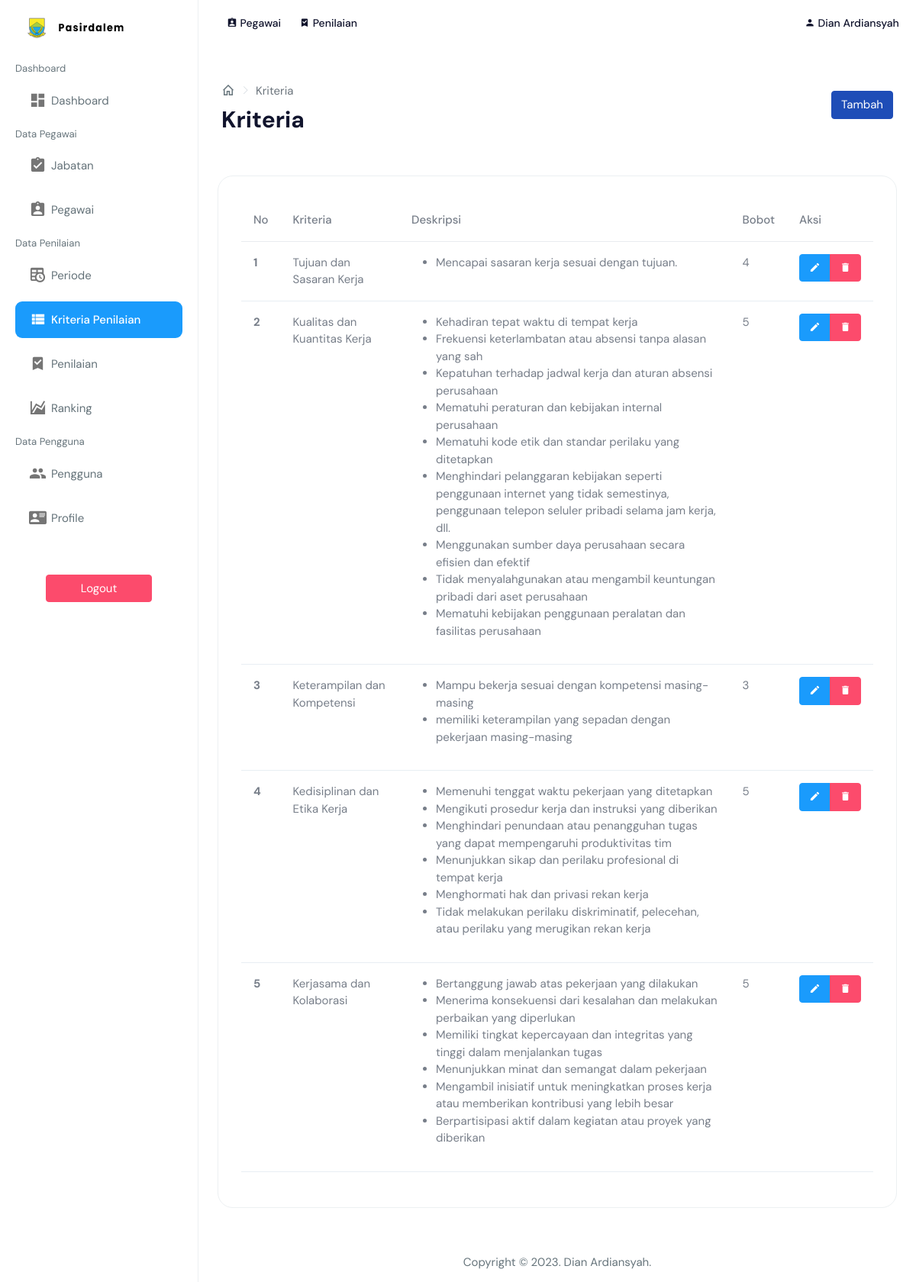
The app's page /view_penilaian/kriteria.php (signed in) with its own data.
### tables this page shows
CREATE TABLE `users` (
  `id_user` int(11) NOT NULL,
  `nama` varchar(255) NOT NULL,
  `username` varchar(255) NOT NULL,
  `password` varchar(255) NOT NULL,
  `jabatan_id` int(11) NOT NULL,
  `role_id` int(11) NOT NULL,
  `date_created` date NOT NULL,
  `is_active` int(11) NOT NULL
);

CREATE TABLE `kriteria` (
  `id_kriteria` int(11) NOT NULL,
  `kriteria` varchar(255) NOT NULL,
  `deskripsi` text NOT NULL,
  `bobot` int(11) NOT NULL
);

### functions.php (called while the page is built, shortened)
<?php
$conn = mysqli_connect("localhost", "root", "", "db_sikijawa");
function query($query)
{
    global $conn;
    $result = mysqli_query($conn, $query);
    $rows = [];
    while ($row = mysqli_fetch_assoc($result)) {
        $rows[] = $row;
    }
    return $rows;
}

### view_penilaian/kriteria.php (the view, shortened to what this page needs)
<?php
include "../templates/header.php";
$kriteria = query(
    "SELECT * FROM kriteria"
);
?>
<div class="page-breadcrumb">
    <div class="row align-items-center">
        <div class="col-6">
            <nav aria-label="breadcrumb">
                <ol class="breadcrumb mb-0 d-flex align-items-center">
                    <li class="breadcrumb-item"><a href="index.html" class="link"><i
                                class="mdi mdi-home-outline fs-4"></i></a></li>
                    <li class="breadcrumb-item active" aria-current="page">Kriteria</li>
                </ol>
            </nav>
            <h1 class="mb-0 fw-bold">Kriteria</h1>
        </div>
        <div class="col-6">
            <div class="text-end upgrade-btn">
                <a href="kriteria_add.php" class="btn btn-primary text-white">Tambah</a>
            </div>
        </div>
    </div>
</div>
<div class="container-fluid">
    <div class="row">
        <div class="col-lg-12">
            <div class="card">
                <div class="card-body">
                    <div class="table-responsive">
                        <table class="table">
                            <thead>
                                <tr>
                                    <th scope="col">No</th>
                                    <th scope="col">Kriteria</th>
                                    <th scope="col">Deskripsi</th>
                                    <th scope="col">Bobot</th>
                                    <th scope="col">Aksi</th>
                                </tr>
                            </thead>
                            <tbody>
                                <?php $i = 1; ?>
                                <?php foreach ($kriteria as $k): ?>
                                    <tr>
                                        <th scope="row">
                                            <?= $i; ?>
                                        </th>
                                        <td>
                                            <?= $k["kriteria"]; ?>
                                        </td>
                                        <td>
                                            <?= $k["deskripsi"]; ?>
                                        </td>
                                        <td>
                                            <?= $k["bobot"]; ?>
                                        </td>
                                        <td>
                                            <div class="btn-group btn-group-toggle" data-toggle="buttons">
                                                <a href="kriteria_edit.php?id=<?= $k["id_kriteria"] ?>"
                                                    class="btn btn-info text-white"><i class="mdi mdi-pencil"></i></a>
                                                <a href="kriteria_delete.php?id=<?= $k["id_kriteria"] ?>"
                                                    class="btn btn-danger text-white"
                                                    onclick="return confirm('Yakin ingin menghapus kriteria : <?= $k['kriteria']; ?>?');"><i
                                                        class="mdi mdi-delete"></i></a>
                                            </div>
                                        </td>
                                    </tr>
                                    <?php $i++; ?>
                                <?php endforeach; ?>
                            </tbody>
                        </table>
                    </div>
                </div>
            </div>
        </div>
    </div>
</div>
<?php
include "../templates/footer.php";
?>

### templates/topbar.php (shortened to what this page needs)
<header class="topbar" data-navbarbg="skin6">
    <nav class="navbar top-navbar navbar-expand-md navbar-light">
        <div class="navbar-header" data-logobg="skin6">
            <a class="navbar-brand" href="index.html">
                <b class="logo-icon">
                    <img src="../assets/images/logo-icon.png" alt="homepage" class="dark-logo" />
                </b>
                <span class="logo-text">
                    <img src="../assets/images/logo-text.png" alt="homepage" class="dark-logo" />
                </span>
            </a>
        </div>
        <div class="navbar-collapse collapse" id="navbarSupportedContent" data-navbarbg="skin5">
            <ul class="navbar-nav float-start">
                <li class="nav-item">
                    <a class="nav-link" href="../view_pegawai/pegawai.php">
                        <h6>
                            <i class="mdi mdi-clipboard-account"></i>
                            Pegawai
                        </h6>
                    </a>
                </li>
                <li class="nav-item">
                    <a class="nav-link" href="../view_penilaian/penilaian.php">
                        <h6>
                            <i class="mdi mdi-bookmark-check"></i>
                            Penilaian
                        </h6>
                    </a>
                </li>
            </ul>
            <ul class="navbar-nav float-end ms-auto">
                <li class="nav-item dropdown">
                    <a class="nav-link dropdown-toggle text-muted waves-effect waves-dark pro-pic" href="#"
                        id="navbarDropdown" role="button" data-bs-toggle="dropdown" aria-expanded="false">
                        <h6>
                            <i class="mdi mdi-account"></i>
                            <?= $user["nama"] ?>
                        </h6>
                    </a>
                </li>
            </ul>
        </div>
    </nav>
</header>

### records on screen
users: nama "Dian Ardiansyah"
kriteria: kriteria "Tujuan dan Sasaran Kerja", deskripsi "Mencapai sasaran kerja sesuai dengan tujuan.", bobot "4"
kriteria: kriteria "Kualitas dan Kuantitas Kerja", deskripsi "Kehadiran tepat waktu di tempat kerja Frekuensi keterlambatan atau absensi tanpa alasan yang sah Kepatuhan terhadap jadwal kerja dan aturan absensi perusahaan Mematuhi peraturan dan kebijakan internal perusahaan Mematuhi kode etik dan standar perilaku yang ditetapkan Menghindari pelanggaran kebijakan seperti penggunaan internet yang tidak semestinya, penggunaan telepon seluler pribadi selama jam kerja, dll. Menggunakan sumber daya perusahaan secara efisien dan efektif Tidak menyalahgunakan atau mengambil keuntungan pribadi dari aset perusahaan Mematuhi kebijakan penggunaan peralatan dan fasilitas perusahaan", bobot "5"
kriteria: kriteria "Keterampilan dan Kompetensi", deskripsi "Mampu bekerja sesuai dengan kompetensi masing-masing memiliki keterampilan yang sepadan dengan pekerjaan masing-masing", bobot "3"
kriteria: kriteria "Kedisiplinan dan Etika Kerja", deskripsi "Memenuhi tenggat waktu pekerjaan yang ditetapkan Mengikuti prosedur kerja dan instruksi yang diberikan Menghindari penundaan atau penangguhan tugas yang dapat mempengaruhi produktivitas tim Menunjukkan sikap dan perilaku profesional di tempat kerja Menghormati hak dan privasi rekan kerja Tidak melakukan perilaku diskriminatif, pelecehan, atau perilaku yang merugikan rekan kerja", bobot "5"
kriteria: kriteria "Kerjasama dan Kolaborasi", deskripsi "Bertanggung jawab atas pekerjaan yang dilakukan Menerima konsekuensi dari kesalahan dan melakukan perbaikan yang diperlukan Memiliki tingkat kepercayaan dan integritas yang tinggi dalam menjalankan tugas Menunjukkan minat dan semangat dalam pekerjaan Mengambil inisiatif untuk meningkatkan proses kerja atau memberikan kontribusi yang lebih besar Berpartisipasi aktif dalam kegiatan atau proyek yang diberikan", bobot "5"
